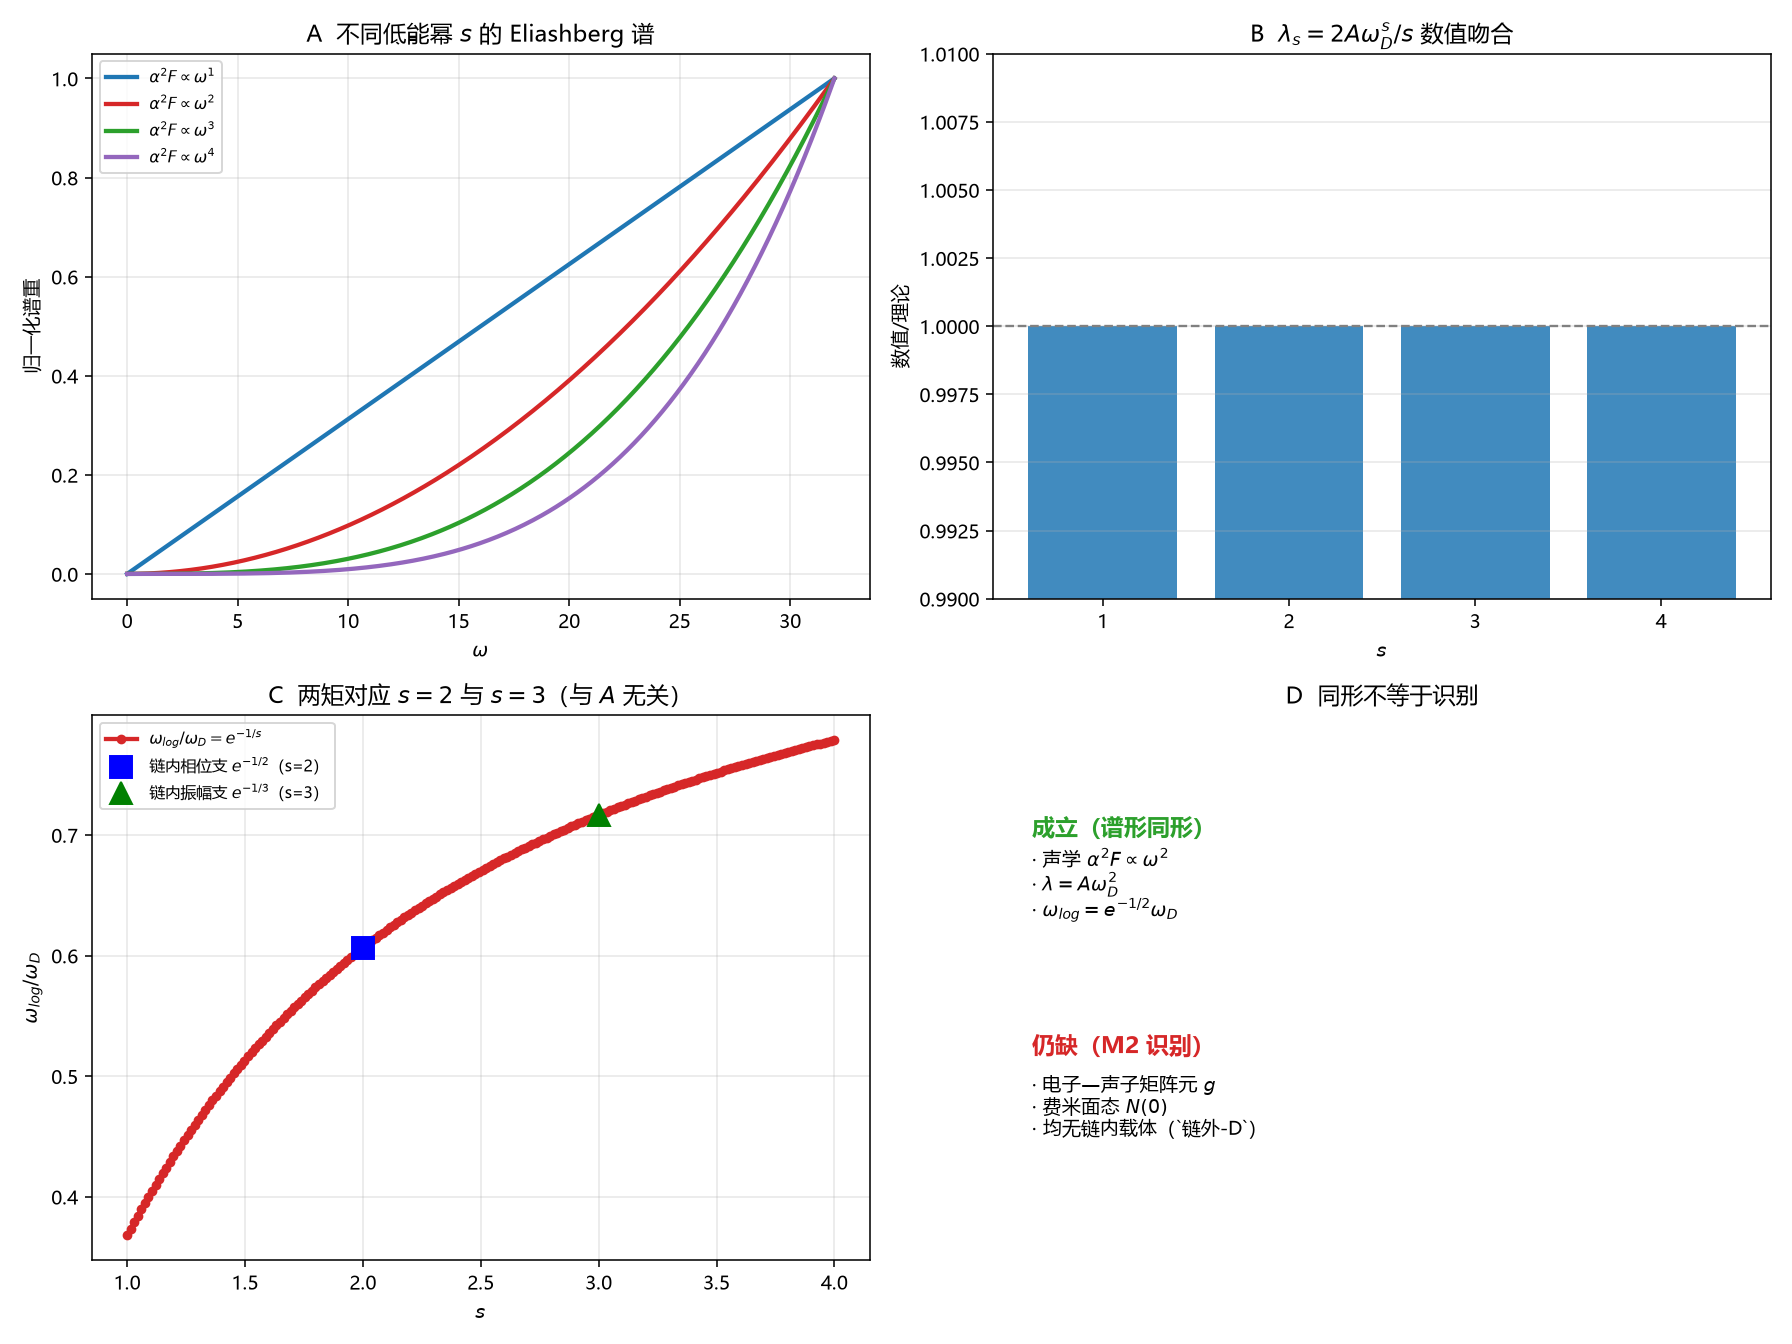

Source code (Python):
# -*- coding: utf-8 -*-
"""
R38：M2 配对模式识别——链内 alpha^2F 与外部标准的同形边界
=====================================================================
预注册 R38 的 P1–P5（跑数前写死）：
  P1 原文审计 M2/R101
  P2 外部标准 lambda=2∫alpha^2F/omega；声学 alpha^2F~omega^2
  P3 链内谱：omega_log=e^{-1/s}omega_D；s=2 复现 R101 e^{-1/2}
  P4 M2 不闭合（g/N(0) 无链内载体）
  P5 Lean 代数恒等式

复跑：python "10 探索/超导第一性研究/04_计算验证/R38_M2谱形同形边界.py"
"""
import csv
import math
import os
import sys

try:
    sys.stdout.reconfigure(encoding="utf-8")
except Exception:
    pass

import numpy as np
from scipy.integrate import quad
import matplotlib
matplotlib.use("Agg")
import matplotlib.pyplot as plt

plt.rcParams["font.sans-serif"] = ["Microsoft YaHei", "SimHei", "DejaVu Sans"]
plt.rcParams["axes.unicode_minus"] = False

OUT = os.path.dirname(os.path.abspath(__file__))
ROOT = os.path.abspath(os.path.join(OUT, "..", "..", ".."))


def main():
    # ---------- P1 ----------
    core = open(os.path.join(ROOT, "06 超导", "CQM_超导核心理论.md"), encoding="utf-8").read()
    checks = {
        "M2识别": "配对模式的识别" in core and "识别，不是推导" in core,
        "M2未证": "| **M2** |" in core,
        "链内alpha2F": "A_{\\rm eph}\\omega^2" in core or "A\\omega^2" in core or "e^{-1/2}" in core,
    }
    assert all(checks.values()), "P1: 原文审计失败 %s" % checks

    # ---------- P3：alpha^2 F = A w^s ----------
    A, wD = 1.7, 32.0
    svals = [1, 2, 3, 4]
    lam = {}
    logw = {}
    for s in svals:
        f_int = quad(lambda w: w ** (s - 1), 0, wD, epsabs=1e-12)[0]
        lam[s] = 2 * A * f_int
        log_int = quad(lambda w: w ** (s - 1) * np.log(w), 0, wD, epsabs=1e-12)[0]
        logw[s] = (2 / lam[s]) * A * log_int
    theory_log = {s: math.log(wD) - 1.0 / s for s in svals}
    for s in svals:
        assert abs(logw[s] - theory_log[s]) < 1e-10, "P3: s=%d 对数矩错" % s
    assert abs(math.exp(logw[2]) - math.exp(-0.5) * wD) < 1e-9, "P3: s=2 应复现 e^{-1/2}"
    assert abs(math.exp(logw[3]) - math.exp(-1.0/3.0) * wD) < 1e-9, "P3: s=3 给 e^{-1/3}"

    # A 无关性
    A2 = 9.3
    logw_a2 = math.log(wD) - 1.0 / 2.0
    assert abs(logw_a2 - logw[2]) < 1e-12, "P3: omega_log 与 A 无关"

    print("R38 M2 谱形同形边界（结构对照，无拟合）：")
    print("  P1 原文：%s" % checks)
    print("  P2 外部：lambda=2∫alpha^2F/omega；声学 alpha^2F~omega^2（B 类）")
    for s in svals:
        print("    s=%d：lambda=%.4f（理论 %.4f），omega_log/omega_D=%.6f=e^{-1/%d}"
              % (s, lam[s], 2 * A * wD ** s / s, math.exp(logw[s]) / wD, s))
    print("  P4 M2 不闭合：g 与 N(0) 无链内载体（链外-D）")
    print("  P5 Lean 代数恒等式")

    # ---------- 四面板 ----------
    fig, axes = plt.subplots(2, 2, figsize=(12.8, 9.6))
    w = np.linspace(0, wD, 400)

    ax = axes[0, 0]
    for s, c in zip(svals, ["#1f77b4", "#d62728", "#2ca02c", "#9467bd"]):
        ax.plot(w, (w ** s) / (wD ** s), lw=2.2, color=c, label="$\\alpha^2F\\propto\\omega^{%d}$" % s)
    ax.set_xlabel("$\\omega$")
    ax.set_ylabel("归一化谱重")
    ax.set_title("A  不同低能幂 $s$ 的 Eliashberg 谱")
    ax.legend(fontsize=8)
    ax.grid(alpha=0.3)

    ax = axes[0, 1]
    lam_th = [2 * A * wD ** s / s for s in svals]
    ax.bar([str(s) for s in svals], [lam[s] / lam_th[i] for i, s in enumerate(svals)],
           color="#1f77b4", alpha=0.85)
    ax.axhline(1.0, color="gray", ls="--", lw=1.2)
    ax.set_ylim(0.99, 1.01)
    ax.set_xlabel("$s$")
    ax.set_ylabel("数值/理论")
    ax.set_title("B  $\\lambda_s=2A\\omega_D^s/s$ 数值吻合")
    ax.grid(alpha=0.3, axis="y")

    ax = axes[1, 0]
    ss = np.linspace(1, 4, 200)
    ax.plot(ss, np.exp(-1 / ss), "o-", lw=2.2, ms=4, color="#d62728", label="$\\omega_{log}/\\omega_D=e^{-1/s}$")
    ax.plot([2], [math.exp(-0.5)], "s", ms=11, color="blue", label="链内相位支 $e^{-1/2}$（s=2）")
    ax.plot([3], [math.exp(-1/3)], "^", ms=11, color="green", label="链内振幅支 $e^{-1/3}$（s=3）")
    ax.set_xlabel("$s$")
    ax.set_ylabel("$\\omega_{log}/\\omega_D$")
    ax.set_title("C  两矩对应 $s=2$ 与 $s=3$（与 $A$ 无关）")
    ax.legend(fontsize=8)
    ax.grid(alpha=0.3)

    ax = axes[1, 1]
    ax.text(0.05, 0.78, "成立（谱形同形）", fontsize=12, weight="bold", color="#2ca02c")
    ax.text(0.05, 0.63, "· 声学 $\\alpha^2F\\propto\\omega^2$\n· $\\lambda=A\\omega_D^2$\n· $\\omega_{log}=e^{-1/2}\\omega_D$", fontsize=10)
    ax.text(0.05, 0.38, "仍缺（M2 识别）", fontsize=12, weight="bold", color="#d62728")
    ax.text(0.05, 0.23, "· 电子—声子矩阵元 $g$\n· 费米面态 $N(0)$\n· 均无链内载体（`链外-D`）", fontsize=10)
    ax.set_xlim(0, 1); ax.set_ylim(0, 1); ax.axis("off")
    ax.set_title("D  同形不等于识别")
    fig.tight_layout()
    png = os.path.join(OUT, "R38_M2谱形同形边界.png")
    fig.savefig(png, dpi=140)
    plt.close(fig)

    rows = [
        ["P1", "原文 %s" % checks, "通过"],
        ["P2", "lambda=2∫alpha^2F/omega（B 类）", "外部标准"],
        ["P3", "omega_log=e^{-1/s}omega_D；s=2 给 e^{-1/2}", "通过"],
        ["P4", "g/N(0) 无链内载体", "M2 不闭合"],
        ["P5", "代数恒等式（Lean）", "由 Lean 承载"],
        ["结论", "谱形同形+矩可算；识别仍缺", "状态不动"],
    ]
    with open(os.path.join(OUT, "R38_M2谱形同形边界_摘要.csv"), "w",
              newline="", encoding="utf-8-sig") as fo:
        wr = csv.writer(fo)
        wr.writerow(["判据", "数值", "判定"])
        wr.writerows(rows)

    print("图:", png)


if __name__ == "__main__":
    main()
